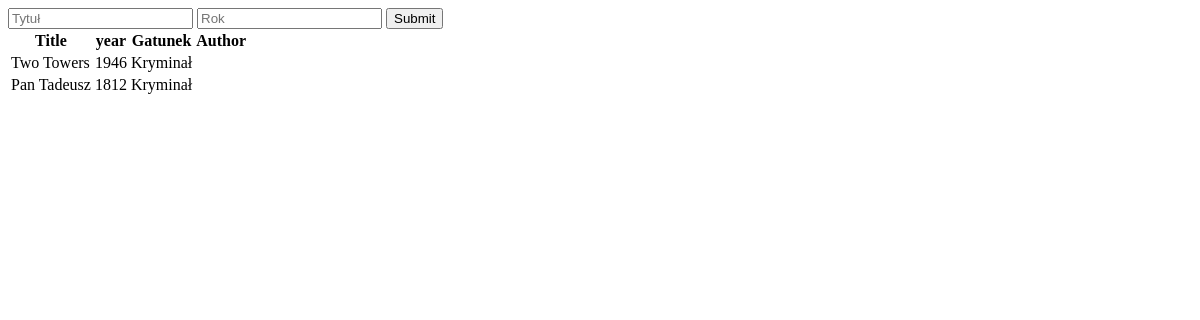
/show_books/, run on an earlier commit of the app's database.
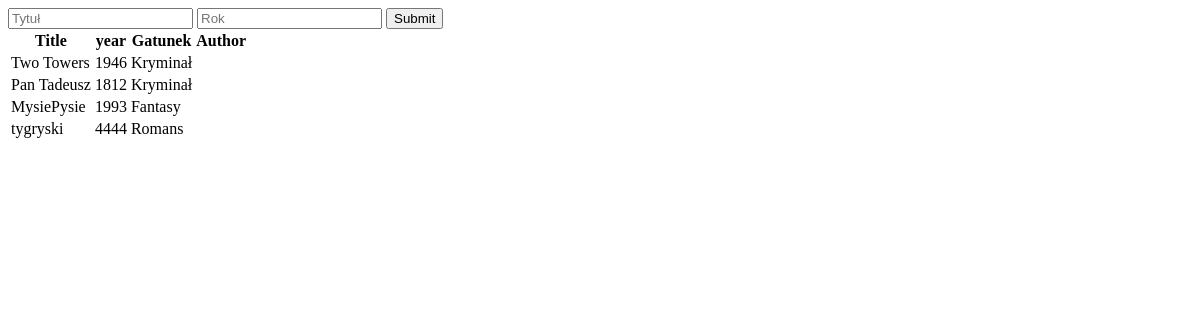
And on a later commit of the database.
### hello/models.py (models this page shows)
class Book(models.Model):
    title = models.CharField(max_length=123)
    year = models.IntegerField()
    genre = models.IntegerField(choices=genre_choises, default=1)
    author = models.ForeignKey(Person, on_delete=models.SET_NULL, null=True, )

### hello/views.py (the view)
# urls.py: path('show_books/', views.show_books),
def show_books(request):
    title = request.GET.get('title', '')
    year = request.GET.get('year')
    books = Book.objects.all()
    books = books.filter(title__icontains=title)
    if year:
        books = books.filter(year=year)
    return render(request, 'show_books.html', {'books':books})

### templates/show_books.html (shortened to what this page needs)
<!doctype html>
<html lang="en">
<head>
</head>
<body>
<form>
    <input type="text" name="title" placeholder="Tytuł">
    <input type="number" name="year" placeholder="Rok">
    <input type="submit">
</form>
<table>
    <tr>
        <th>Title</th><th>year</th><th>Gatunek</th><th>Author</th>
    </tr>
    {% for book in books %}
        <tr><td>{{ book.title }}</td>
            <td>{{ book.year }}</td>
            <td>{{ book.get_genre_display }}</td>
            <td>{{ book.author.first_name }} {{ book.author.last_name }}</td>
        </tr>
    {% endfor %}
</table>
</body>
</html>

What changed in the data, as far as the page shows it:
added Book: title "MysiePysie", year "1993", genre "Fantasy"
added Book: title "tygryski", year "4444", genre "Romans"
